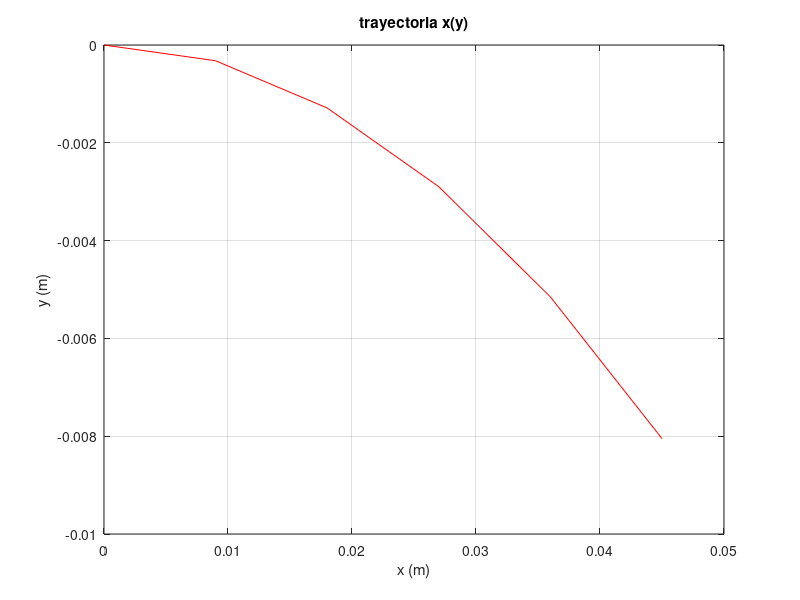

Recreate this plot in MATLAB.
% datos
v0=3.4*10^6;		% velocidad inicial en x (m)
d=0.045;			% distancia (m) en presencia de campo eléctrico
E=520;				% campo eléctrico (N/C)
q=-1.61*10^(-19);	% carga eléctrica del electrón (C)
m=9.11*10^(-31);	% masa del electrón (kg)

a=q*E/m;			% aceleración en la dirección del campo eléctrico
tc=d/v0;			% tiempo total en presencia de campo eléctrico

n=input('número de pasos, n: ');
dt=tc/n;            % incremento de tiempo en cada paso
i=0:n;
t=dt*i;
x=v0*dt*i;
y=a*((dt.^2)*(i.^2))/2;

plot(x,y,'r')
xlabel('x (m)')
ylabel('y (m)')
grid on
title('trayectoria x(y)')

y1=a*(tc^2)/2;		% componente y posición de salida en m
y1
vx1=v0;				% componente x de la velocidad de salida en m/s

vx1
vy1=a*tc;			% componente y de la velocidad de salida en m/s
vy1
alfa=atan(vy1/vx1); % ángulo de salida en radianes
angulo=alfa*180/pi;
angulo				% ángulo de salida en grados
